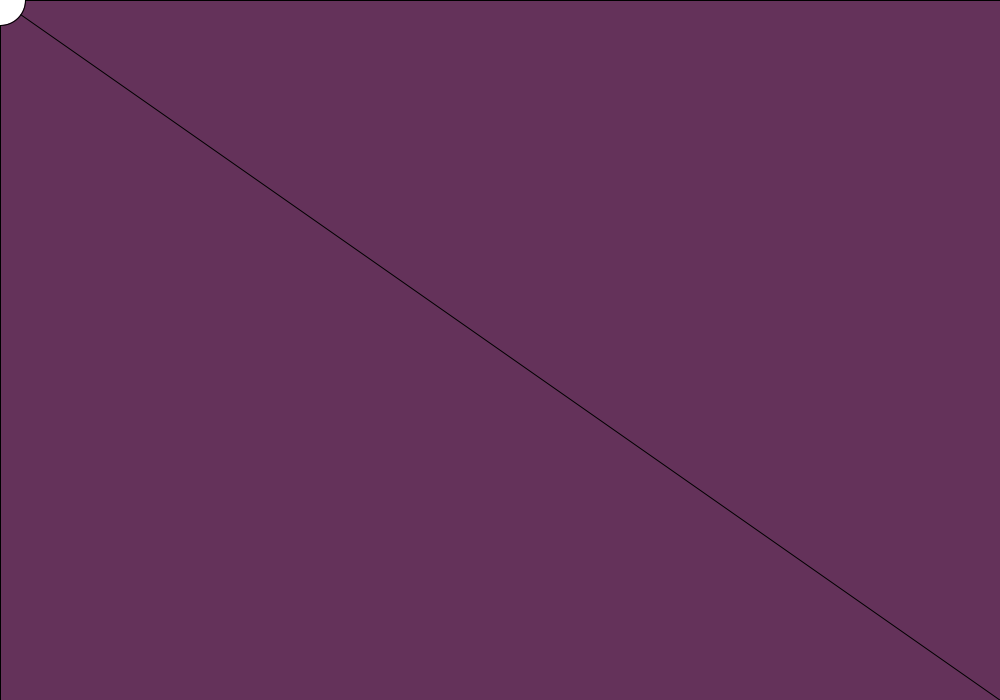
Frame 1 (no input)
Frame 60 (the mouse pressed at the canvas centre just before this capture): identical to frame 1, image omitted
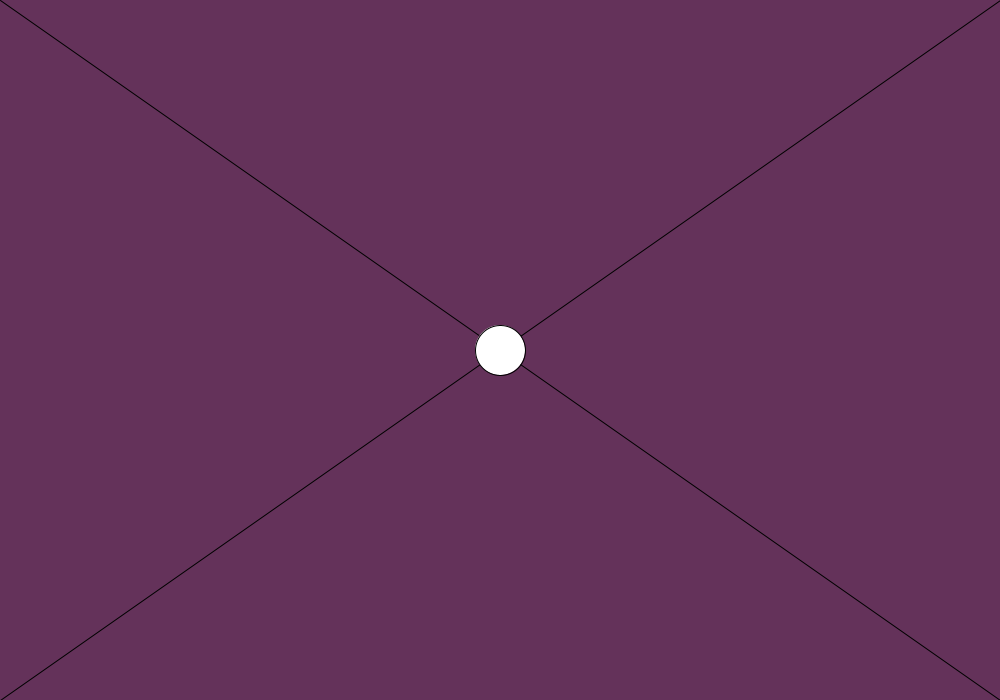
Frame 120 (the mouse held since frame 60 and released just before this capture)

The Processing sketch that drew these frames (run headless with seeded random() and noise(); from frame 60 on, the mouse is pressed at the canvas centre):

// Processing sketch: lab2
// ── lab2.pde
void setup() {
size(1000, 700);
}

void draw(){
background(100, 50, 90);
line(0,700,mouseX, mouseY);
line(1000, 0,mouseX, mouseY);
line(0, 0,mouseX, mouseY);
line(1000, 700,mouseX, mouseY);
circle(mouseX, mouseY, 50);
}
